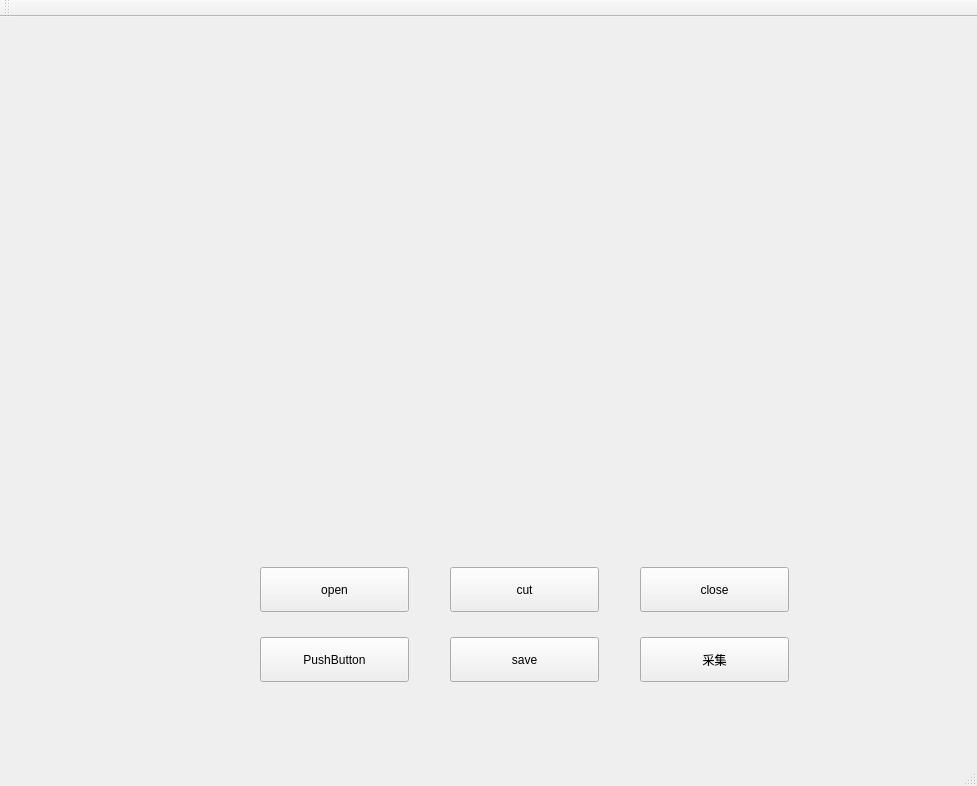
<?xml version="1.0" encoding="UTF-8"?>
<ui version="4.0">
 <class>openCvTestClass</class>
 <widget class="QMainWindow" name="openCvTestClass">
  <property name="geometry">
   <rect>
    <x>0</x>
    <y>0</y>
    <width>977</width>
    <height>786</height>
   </rect>
  </property>
  <property name="windowTitle">
   <string>openCvTest</string>
  </property>
  <widget class="QWidget" name="centralWidget">
   <widget class="QLabel" name="label">
    <property name="geometry">
     <rect>
      <x>280</x>
      <y>70</y>
      <width>481</width>
      <height>391</height>
     </rect>
    </property>
    <property name="text">
     <string/>
    </property>
   </widget>
   <widget class="QLabel" name="label_2">
    <property name="geometry">
     <rect>
      <x>630</x>
      <y>40</y>
      <width>481</width>
      <height>391</height>
     </rect>
    </property>
    <property name="text">
     <string/>
    </property>
   </widget>
   <widget class="QPushButton" name="btn_open">
    <property name="geometry">
     <rect>
      <x>260</x>
      <y>550</y>
      <width>149</width>
      <height>45</height>
     </rect>
    </property>
    <property name="text">
     <string>open</string>
    </property>
   </widget>
   <widget class="QPushButton" name="btn_cut">
    <property name="geometry">
     <rect>
      <x>450</x>
      <y>550</y>
      <width>149</width>
      <height>45</height>
     </rect>
    </property>
    <property name="text">
     <string>cut</string>
    </property>
   </widget>
   <widget class="QPushButton" name="btn_close">
    <property name="geometry">
     <rect>
      <x>640</x>
      <y>550</y>
      <width>149</width>
      <height>45</height>
     </rect>
    </property>
    <property name="text">
     <string>close</string>
    </property>
   </widget>
   <widget class="QPushButton" name="pushButton">
    <property name="geometry">
     <rect>
      <x>260</x>
      <y>620</y>
      <width>149</width>
      <height>45</height>
     </rect>
    </property>
    <property name="text">
     <string>PushButton</string>
    </property>
   </widget>
   <widget class="QPushButton" name="SaveButton">
    <property name="geometry">
     <rect>
      <x>450</x>
      <y>620</y>
      <width>149</width>
      <height>45</height>
     </rect>
    </property>
    <property name="text">
     <string>save</string>
    </property>
   </widget>
   <widget class="QPushButton" name="btn_finished">
    <property name="geometry">
     <rect>
      <x>640</x>
      <y>620</y>
      <width>149</width>
      <height>45</height>
     </rect>
    </property>
    <property name="text">
     <string>采集</string>
    </property>
   </widget>
   <widget class="QWidget" name="wgt_dev" native="true">
    <property name="geometry">
     <rect>
      <x>20</x>
      <y>540</y>
      <width>221</width>
      <height>181</height>
     </rect>
    </property>
   </widget>
  </widget>
  <widget class="QMenuBar" name="menuBar">
   <property name="geometry">
    <rect>
     <x>0</x>
     <y>0</y>
     <width>977</width>
     <height>23</height>
    </rect>
   </property>
  </widget>
  <widget class="QToolBar" name="mainToolBar">
   <attribute name="toolBarArea">
    <enum>TopToolBarArea</enum>
   </attribute>
   <attribute name="toolBarBreak">
    <bool>false</bool>
   </attribute>
  </widget>
  <widget class="QStatusBar" name="statusBar"/>
 </widget>
 <layoutdefault spacing="6" margin="11"/>
 <resources>
  <include location="openCvTest.qrc"/>
 </resources>
 <connections/>
</ui>
